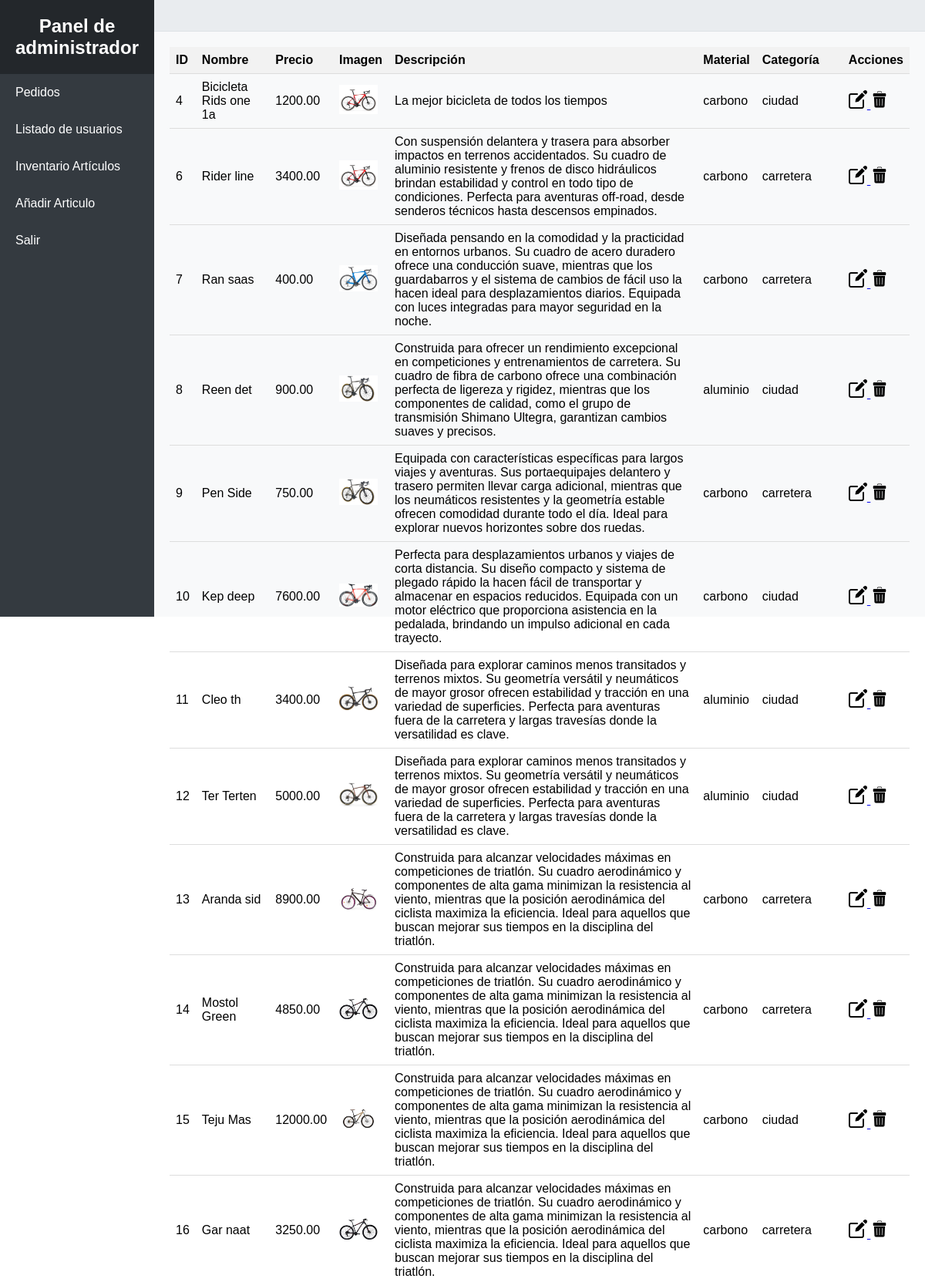
The app's page /inventario.php (upper part) with its own data.
### tables this page shows
CREATE TABLE `articulos` (
  `id` int(11) NOT NULL,
  `nombre` varchar(100) NOT NULL,
  `precio` decimal(10,2) NOT NULL,
  `imagen` longblob NOT NULL,
  `descripcion` text DEFAULT NULL,
  `material` varchar(100) DEFAULT NULL,
  `categoria` enum('carretera','ciudad','accesorios','equipamiento') NOT NULL DEFAULT 'carretera',
  `cantidad` int(11) NOT NULL
);

### inventario.php (the view, shortened to what this page needs)
<?php
$dsn = 'mysql:host=localhost;dbname=proyect';
$usuario = 'root';
$contraseña = '';
try {
    $conexion = new PDO($dsn, $usuario, $contraseña);
    $conexion->setAttribute(PDO::ATTR_ERRMODE, PDO::ERRMODE_EXCEPTION);
    $sql = "SELECT * FROM articulos";
    $consulta = $conexion->query($sql);
    $articulos = $consulta->fetchAll(PDO::FETCH_ASSOC);
} catch (PDOException $e) {
    echo '<p>Error al obtener los artículos: ' . $e->getMessage() . '</p>';
}
?>
<!DOCTYPE html>
<html lang="es">
<head>
    <link rel="stylesheet" href="css/inventario.css">
</head>
<body>
    <div class="container">
        <aside class="sidebar">
            <div class="sidebar-header">
                <h2>Panel de administrador</h2>
            </div>
            <nav class="menu">
                <ul>
                <li><a href="admin.php">Pedidos</a></li>
                    <li><a href="usuarios.php">Listado de usuarios</a></li>
                    <li><a href="inventario.php">Inventario Artículos</a></li>
                    <li><a href="añadirarticulo.php">Añadir Articulo</a></li>
                    <li><a href="index.php">Salir</a></li>
                </ul>
            </nav>
        </aside>
        <main class="main-content">
            <header class="header"></header>
            <section class="content">
                <?php if (isset($articulos) && !empty($articulos)) : ?>
                    <div class="table-container">
                        <table>
                            <thead>
                                <tr>
                                    <th>ID</th>
                                    <th>Nombre</th>
                                    <th>Precio</th>
                                    <th>Imagen</th>
                                    <th>Descripción</th>
                                    <th>Material</th>
                                    <th>Categoría</th>
                                    <th>Acciones</th>
                                </tr>
                            </thead>
                            <tbody>
                                <?php foreach ($articulos as $articulo) : ?>
                                    <tr>
                                        <td><?php echo $articulo['id']; ?></td>
                                        <td><?php echo $articulo['nombre']; ?></td>
                                        <td><?php echo $articulo['precio']; ?></td>
                                        <td><img src="<?php echo $articulo['imagen']; ?>" alt="Imagen de <?php echo $articulo['nombre']; ?>" width="50"></td>
                                        <td><?php echo $articulo['descripcion']; ?></td>
                                        <td><?php echo $articulo['material']; ?></td>
                                        <td><?php echo $articulo['categoria']; ?></td>
                                        <td>
                                            <a href="javascript:void(0);" onclick="editArticle('<?php echo $articulo['id']; ?>', '<?php echo $articulo['nombre']; ?>', '<?php echo $articulo['precio']; ?>', '<?php echo $articulo['imagen']; ?>', '<?php echo $articulo['descripcion']; ?>', '<?php echo $articulo['material']; ?>', '<?php echo $articulo['categoria']; ?>')">
                                                <img src="img/editt.png" alt="Editar">
                                            </a>
                                            <a href="javascript:void(0);" onclick="confirmDelete('<?php echo $articulo['id']; ?>')">
                                                <img src="img/eliminarr.png" alt="Eliminar">
                                            </a>
                                        </td>
                                    </tr>
                                <?php endforeach; ?>
                            </tbody>
                        </table>
                    </div>
                <?php else : ?>
                    <p>No hay artículos registrados en el inventario.</p>
                <?php endif; ?>
            </section>
        </main>
    </div>
</body>
</html>

### css/inventario.css (style rules this page uses)
* { margin: 0; padding: 0; box-sizing: border-box; font-family: Arial, sans-serif; }
body { display: flex; height: 100vh; }
.container { display: flex; width: 100%; }
.sidebar { width: 250px; background-color: #343a40; color: #fff; display: flex; flex-direction: column; height: 100%; }
.sidebar-header { padding: 20px; background-color: #23272b; text-align: center; }
.sidebar-header h2 { margin: 0; font-size: 24px; }
.menu { flex-grow: 1; overflow-y: auto; }
.menu ul { list-style-type: none; padding: 0; }
.menu ul li { width: 100%; }
.menu ul li a { display: block; padding: 15px 20px; color: #fff; text-decoration: none; transition: background 0.3s; }
.main-content { flex-grow: 1; background-color: #f8f9fa; display: flex; flex-direction: column; }
.header { padding: 20px; background-color: #e9ecef; border-bottom: 1px solid #dee2e6; }
.content { padding: 20px; }
.table-container { overflow-x: auto; }
table { width: 100%; border-collapse: collapse; }
th, td { padding: 8px; text-align: left; border-bottom: 1px solid #ddd; }
th { background-color: #f2f2f2; }

### records on screen
articulos: id "4", nombre "Bicicleta Rids one 1a", precio "1200.00", imagen (picture), descripcion "La mejor bicicleta de todos los tiempos", material "carbono", categoria "ciudad"
articulos: id "6", nombre "Rider line", precio "3400.00", imagen (picture), descripcion "Con suspensión delantera y trasera para absorber impactos en terrenos accidentados. Su cuadro de aluminio resistente y frenos de disco hidráulicos brindan estabilidad y control en todo tipo de condiciones. Perfecta para aventuras off-road, desde senderos técnicos hasta descensos empinados.", material "carbono", categoria "carretera"
articulos: id "7", nombre "Ran saas", precio "400.00", imagen (picture), descripcion "Diseñada pensando en la comodidad y la practicidad en entornos urbanos. Su cuadro de acero duradero ofrece una conducción suave, mientras que los guardabarros y el sistema de cambios de fácil uso la hacen ideal para desplazamientos diarios. Equipada con luces integradas para mayor seguridad en la noche.", material "carbono", categoria "carretera"
articulos: id "8", nombre "Reen det", precio "900.00", imagen (picture), descripcion "Construida para ofrecer un rendimiento excepcional en competiciones y entrenamientos de carretera. Su cuadro de fibra de carbono ofrece una combinación perfecta de ligereza y rigidez, mientras que los componentes de calidad, como el grupo de transmisión Shimano Ultegra, garantizan cambios suaves y precisos.", material "aluminio", categoria "ciudad"
articulos: id "9", nombre "Pen Side", precio "750.00", imagen (picture), descripcion "Equipada con características específicas para largos viajes y aventuras. Sus portaequipajes delantero y trasero permiten llevar carga adicional, mientras que los neumáticos resistentes y la geometría estable ofrecen comodidad durante todo el día. Ideal para explorar nuevos horizontes sobre dos ruedas.", material "carbono", categoria "carretera"
articulos: id "10", nombre "Kep deep", precio "7600.00", imagen (picture), descripcion "Perfecta para desplazamientos urbanos y viajes de corta distancia. Su diseño compacto y sistema de plegado rápido la hacen fácil de transportar y almacenar en espacios reducidos. Equipada con un motor eléctrico que proporciona asistencia en la pedalada, brindando un impulso adicional en cada trayecto.", material "carbono", categoria "ciudad"
articulos: id "11", nombre "Cleo th", precio "3400.00", imagen (picture), descripcion "Diseñada para explorar caminos menos transitados y terrenos mixtos. Su geometría versátil y neumáticos de mayor grosor ofrecen estabilidad y tracción en una variedad de superficies. Perfecta para aventuras fuera de la carretera y largas travesías donde la versatilidad es clave.", material "aluminio", categoria "ciudad"
articulos: id "12", nombre "Ter Terten", precio "5000.00", imagen (picture), descripcion "Diseñada para explorar caminos menos transitados y terrenos mixtos. Su geometría versátil y neumáticos de mayor grosor ofrecen estabilidad y tracción en una variedad de superficies. Perfecta para aventuras fuera de la carretera y largas travesías donde la versatilidad es clave.", material "aluminio", categoria "ciudad"
articulos: id "13", nombre "Aranda sid", precio "8900.00", imagen (picture), descripcion "Construida para alcanzar velocidades máximas en competiciones de triatlón. Su cuadro aerodinámico y componentes de alta gama minimizan la resistencia al viento, mientras que la posición aerodinámica del ciclista maximiza la eficiencia. Ideal para aquellos que buscan mejorar sus tiempos en la disciplina del triatlón.", material "carbono", categoria "carretera"
articulos: id "14", nombre "Mostol Green", precio "4850.00", imagen (picture), descripcion "Construida para alcanzar velocidades máximas en competiciones de triatlón. Su cuadro aerodinámico y componentes de alta gama minimizan la resistencia al viento, mientras que la posición aerodinámica del ciclista maximiza la eficiencia. Ideal para aquellos que buscan mejorar sus tiempos en la disciplina del triatlón.", material "carbono", categoria "carretera"
articulos: id "15", nombre "Teju Mas", precio "12000.00", imagen (picture), descripcion "Construida para alcanzar velocidades máximas en competiciones de triatlón. Su cuadro aerodinámico y componentes de alta gama minimizan la resistencia al viento, mientras que la posición aerodinámica del ciclista maximiza la eficiencia. Ideal para aquellos que buscan mejorar sus tiempos en la disciplina del triatlón.", material "carbono", categoria "ciudad"
articulos: id "16", nombre "Gar naat", precio "3250.00", imagen (picture), descripcion "Construida para alcanzar velocidades máximas en competiciones de triatlón. Su cuadro aerodinámico y componentes de alta gama minimizan la resistencia al viento, mientras que la posición aerodinámica del ciclista maximiza la eficiencia. Ideal para aquellos que buscan mejorar sus tiempos en la disciplina del triatlón.", material "carbono", categoria "carretera"
